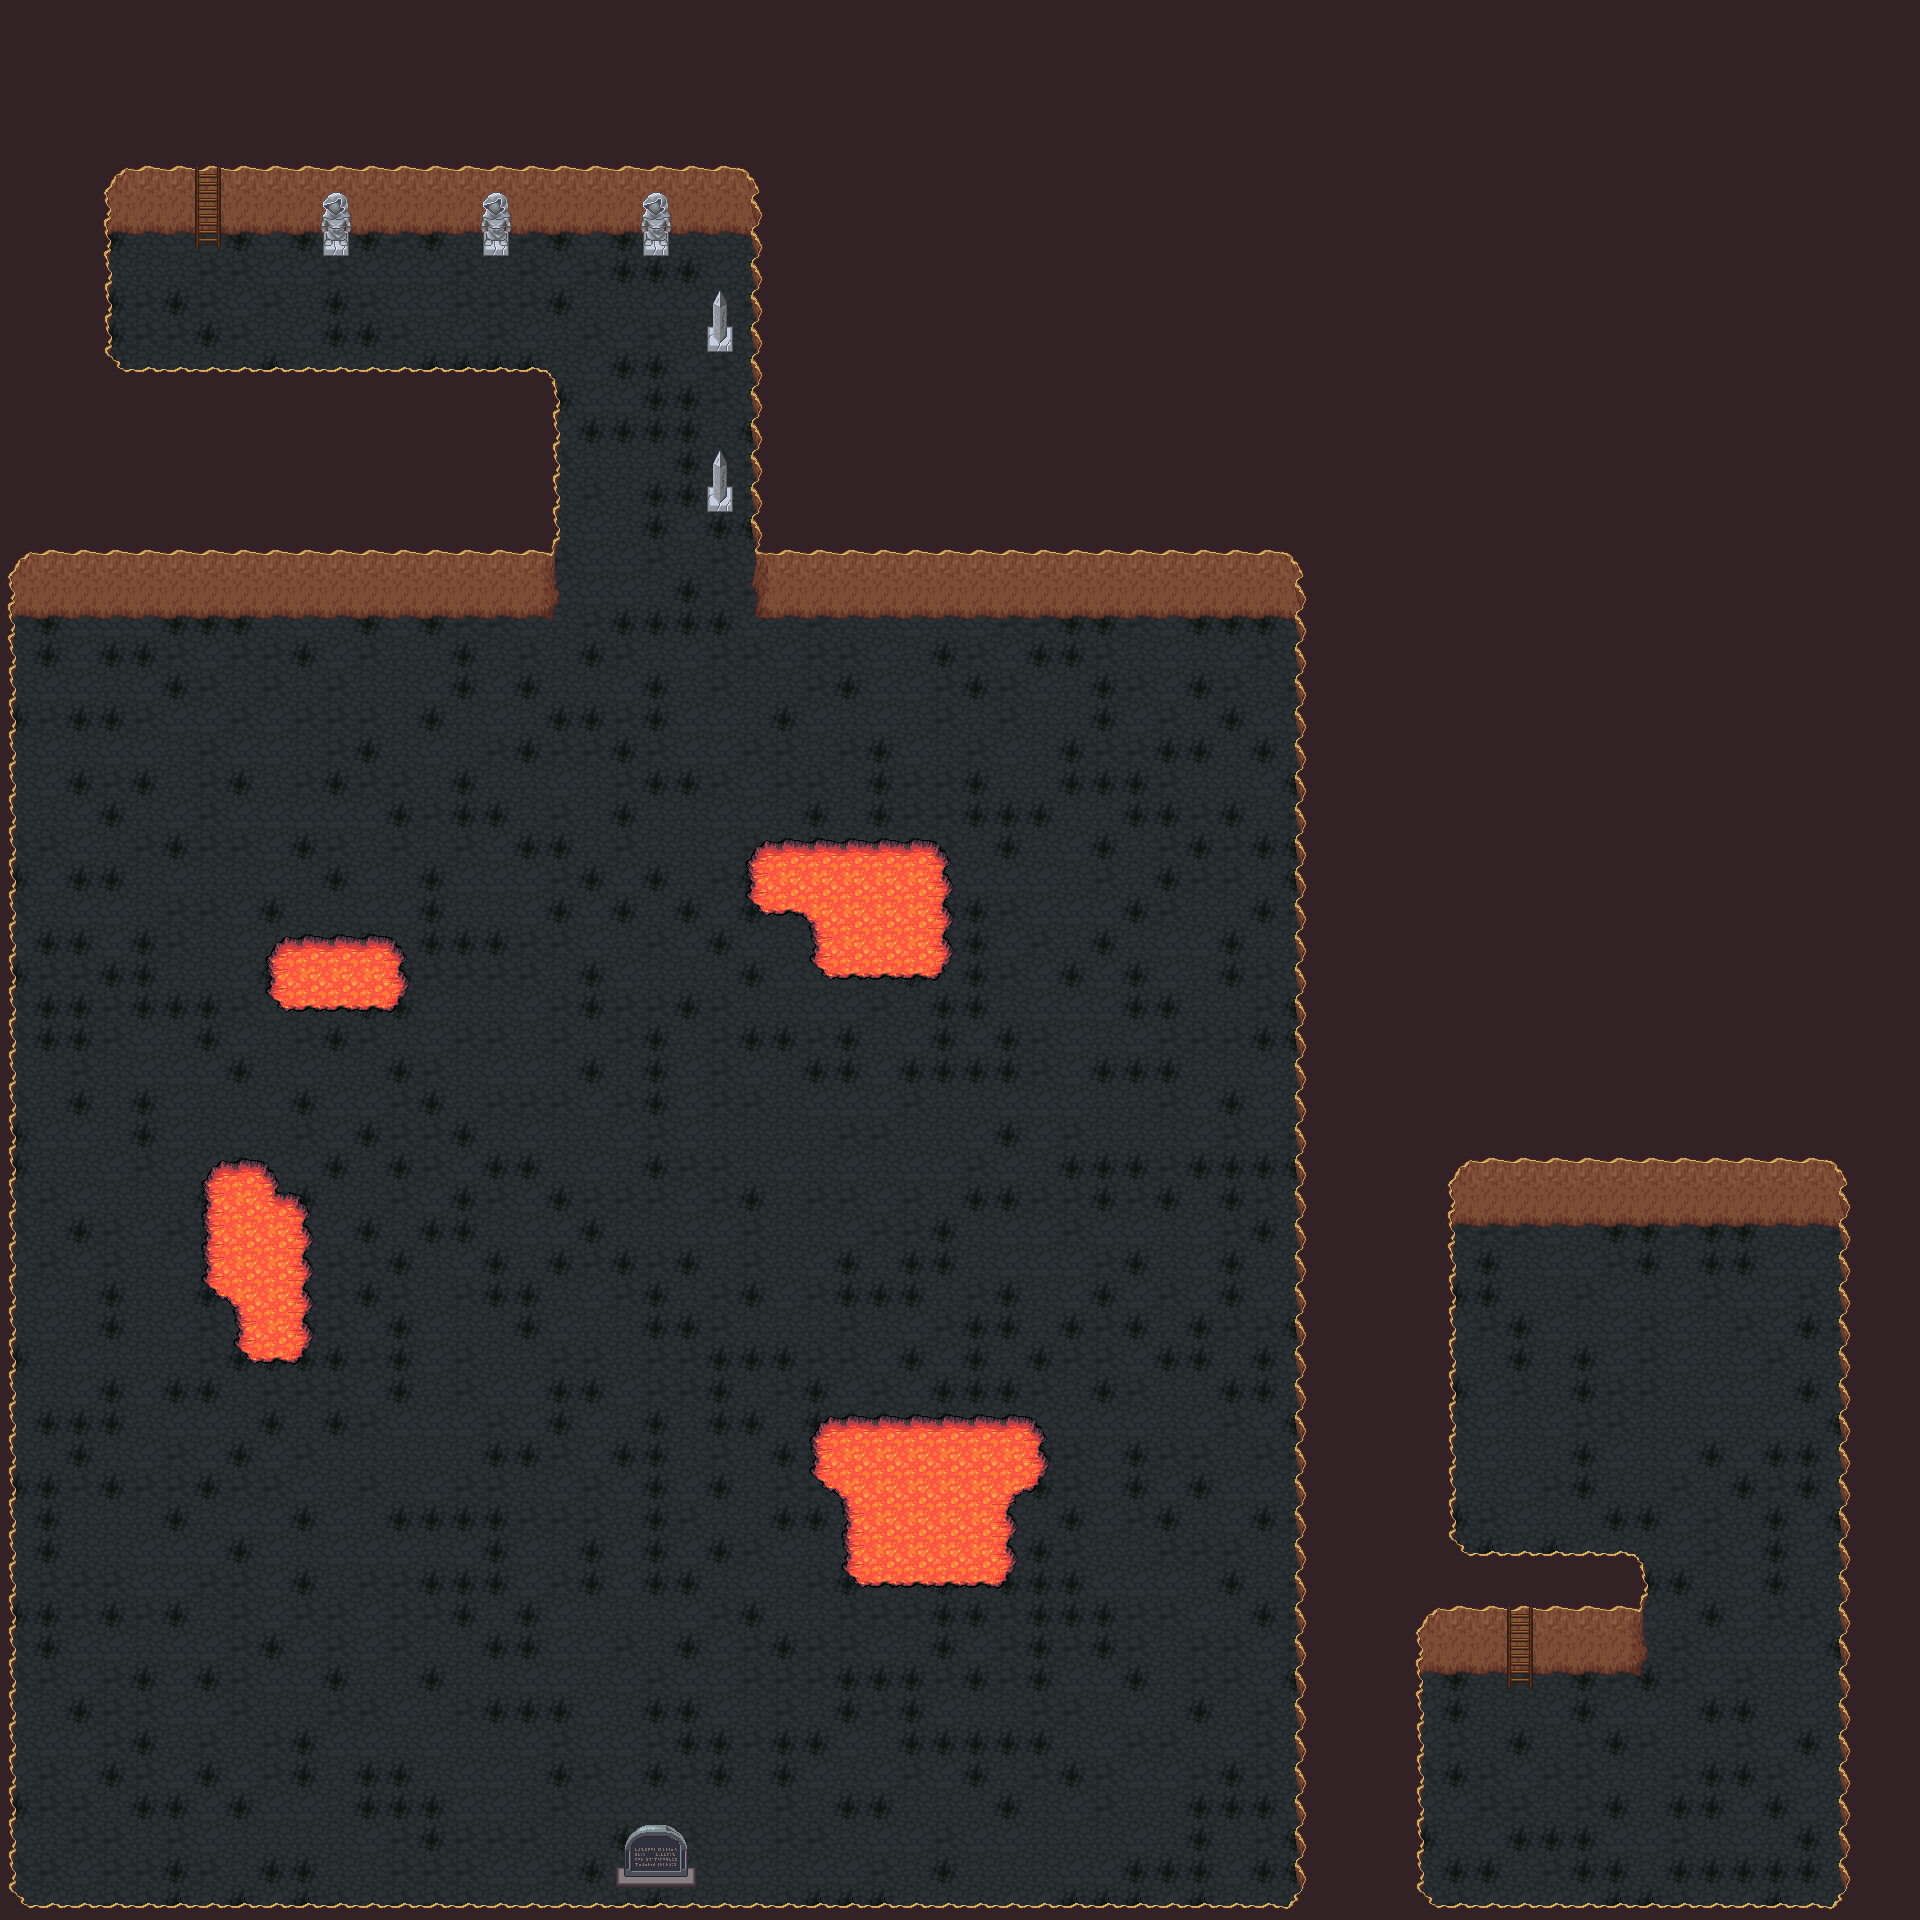

A 2D game scene composited from a Tiled map and its tileset images. What follows is a short description and the map's XML, with each tile layer's data collapsed to a summary:
An orthogonal 60x60 tile map with 32x32 px tiles, 8 tile layers (collision, Tile Layer 1, Tile Layer 2, Tile Layer 3, ...), 6 tilesets and 2 objects (2x tp).

<map version="1.0" orientation="orthogonal" renderorder="right-down" width="60" height="60" tilewidth="32" tileheight="32" nextobjectid="3">
 <properties>
  <property name="ennemy" value="3;4,1568,1280;2,1728,1440;5,672,1760" />
  <property name="music" value="res/musics/Treasures_of_Ancient_Dungeon.WAV" />
 </properties>
 <tileset firstgid="1" name="cavern_ruins" tilewidth="32" tileheight="32" tilecount="384" columns="24">
  <image source="../tiles/cavern_ruins.png" width="768" height="512" />
 </tileset>
 <tileset firstgid="385" name="dirt2" tilewidth="32" tileheight="32" tilecount="18" columns="3">
  <image source="../tiles/dirt2.png" width="96" height="192" />
 </tileset>
 <tileset firstgid="403" name="mountains" tilewidth="32" tileheight="32" tilecount="108" columns="12">
  <image source="../tiles/mountains.png" width="384" height="288" />
 </tileset>
 <tileset firstgid="511" name="lava" tilewidth="32" tileheight="32" tilecount="18" columns="3">
  <image source="../tiles/lava.png" width="96" height="192" />
 </tileset>
 <tileset firstgid="529" name="lavarock" tilewidth="32" tileheight="32" tilecount="18" columns="3">
  <image source="../tiles/lavarock.png" width="96" height="192" />
 </tileset>
 <tileset firstgid="547" name="tuto-slick2d-037-tuile-logic (1)" tilewidth="32" tileheight="32" tilecount="25" columns="5">
  <image source="../tiles/tuto-slick2d-037-tuile-logic (1).png" width="160" height="160" />
 </tileset>
 <layer name="collision" width="60" height="60">
  <data>[3600 cells, 380 non-empty, 13 distinct tile ids]</data>
 </layer>
 <layer name="Tile Layer 1" width="60" height="60">
  <data>[3600 cells, 3600 non-empty, 4 distinct tile ids]</data>
 </layer>
 <layer name="Tile Layer 2" width="60" height="60">
  <data>[3600 cells, 132 non-empty, 18 distinct tile ids]</data>
 </layer>
 <layer name="Tile Layer 3" width="60" height="60">
  <data>[3600 cells, 1664 non-empty, 25 distinct tile ids]</data>
 </layer>
 <layer name="Tile Layer 4" width="60" height="60">
  <data>[3600 cells, 129 non-empty, 22 distinct tile ids]</data>
 </layer>
 <layer name="Tile Layer 5" width="60" height="60">
  <data>[3600 cells, 0 non-empty, 0 distinct tile ids]</data>
 </layer>
 <layer name="Tile Layer 6" width="60" height="60">
  <data>[3600 cells, 0 non-empty, 0 distinct tile ids]</data>
 </layer>
 <layer name="Tile Layer 7" width="60" height="60">
  <data>[3600 cells, 0 non-empty, 0 distinct tile ids]</data>
 </layer>
 <objectgroup name="Object Layer 1" width="60" height="60">
  <properties>
   <property name="ennemy" value="2;2,1600,1280;2,1760,1440" />
   <property name="music" value="res/musics/Dark_chamber.WAV" />
  </properties>
  <object id="1" type="tp" x="193" y="228" width="29" height="21">
   <properties>
    <property name="destMap" value="res/maps/dongeon_2.tmx" />
    <property name="destX" value="320" />
    <property name="destY" value="224" />
   </properties>
  </object>
  <object id="2" type="tp" x="1508" y="1675" width="25" height="19">
   <properties>
    <property name="destMap" value="res/maps/dongeon_2.tmx" />
    <property name="destX" value="1472" />
    <property name="destY" value="1728" />
   </properties>
  </object>
 </objectgroup>
</map>
